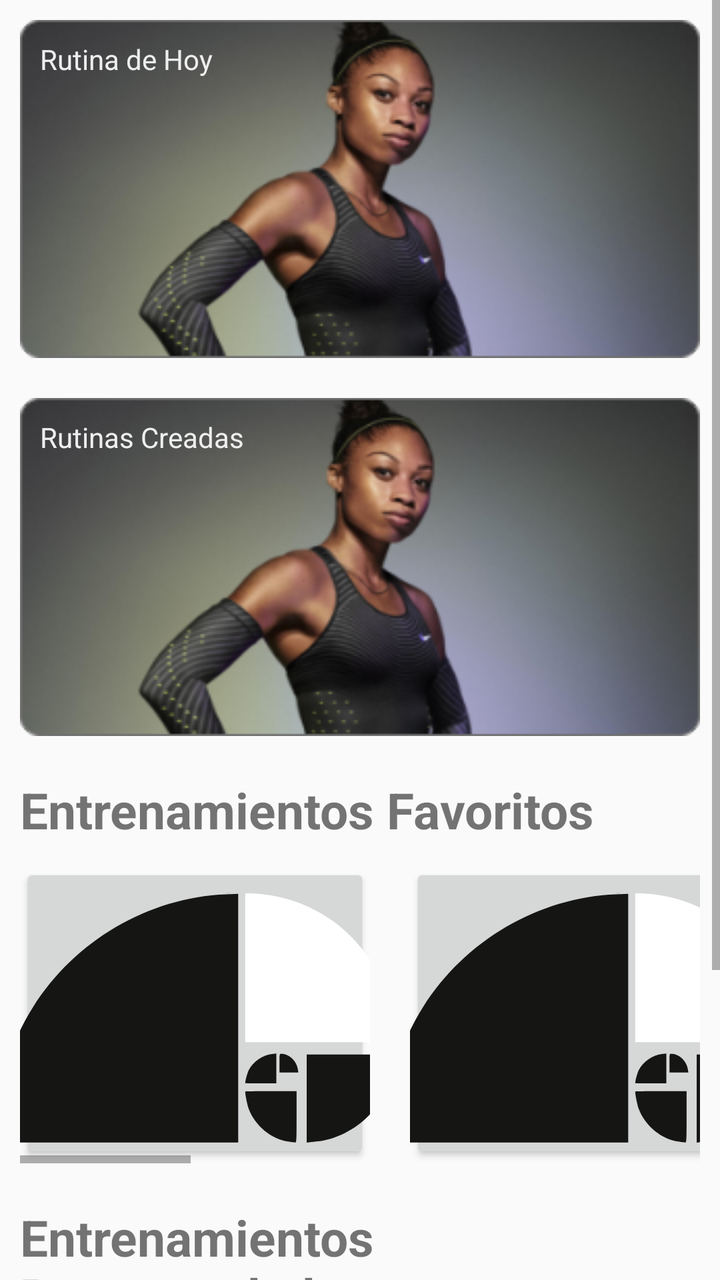
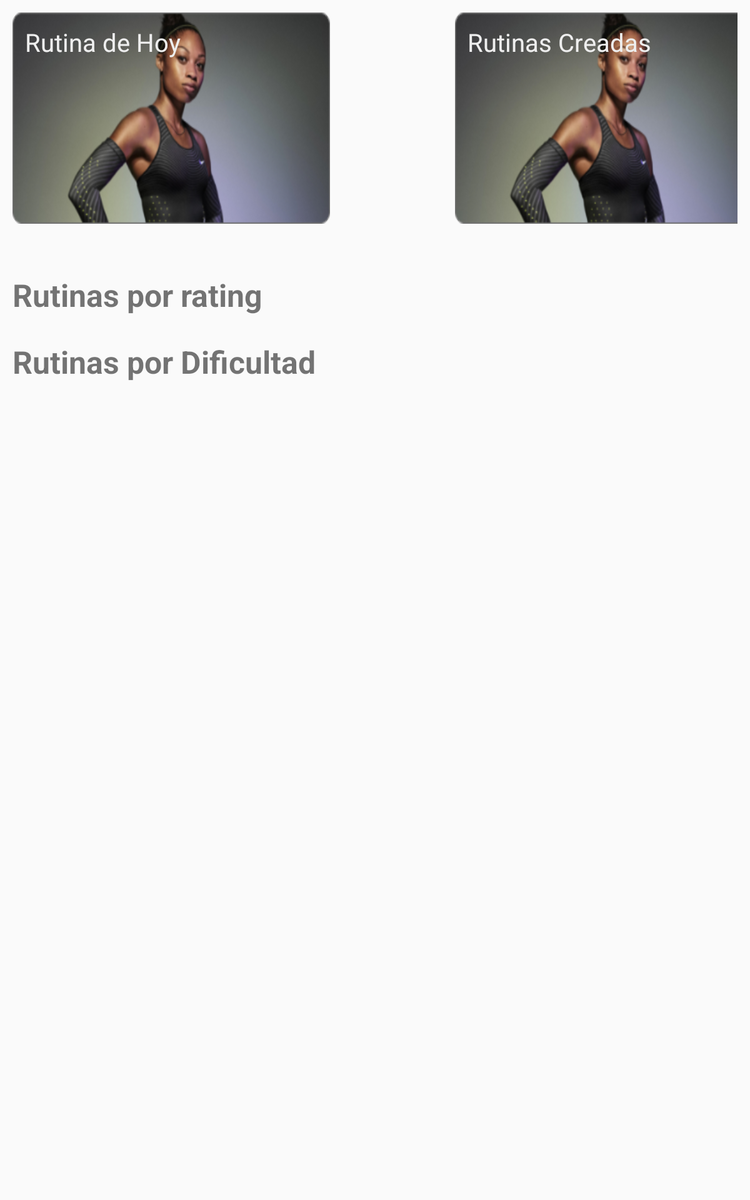

One screen, two layout resources from the same app: the default and the repository's alternative for another configuration. Each is rendered where Android would select it; the XML of both is given below.
<!-- AndroidManifest.xml: application theme Theme.HCIAPP -->
<!-- res/layout/fragment_home.xml -->
<?xml version="1.0" encoding="utf-8"?>
<androidx.constraintlayout.widget.ConstraintLayout xmlns:android="http://schemas.android.com/apk/res/android"
    xmlns:app="http://schemas.android.com/apk/res-auto"
    xmlns:tools="http://schemas.android.com/tools"
    android:layout_width="match_parent"
    android:layout_height="match_parent"
    tools:context=".ui.main.HomeFragment">


    <ScrollView
        android:layout_width="match_parent"
        android:layout_height="match_parent"
        android:fillViewport="false"
        app:layout_constraintBottom_toBottomOf="parent"
        app:layout_constraintTop_toTopOf="parent"
        tools:layout_editor_absoluteX="0dp">

        <LinearLayout
            android:layout_width="match_parent"
            android:layout_height="wrap_content"
            android:layout_margin="10dp"
            android:orientation="vertical">

            <androidx.constraintlayout.widget.ConstraintLayout
                android:id="@+id/relativeLayout"
                android:layout_width="match_parent"
                android:layout_height="wrap_content"
                android:clickable="true">

                <ImageView
                    android:id="@+id/imageView"
                    android:layout_width="match_parent"
                    android:layout_height="match_parent"
                    android:scaleType="fitXY"
                    android:src="@drawable/image1"
                    app:layout_constraintStart_toStartOf="parent"
                    app:layout_constraintTop_toTopOf="parent" />

                <TextView
                    android:id="@+id/textView7"
                    android:layout_width="wrap_content"
                    android:layout_height="wrap_content"
                    android:layout_marginLeft="10dp"
                    android:layout_marginTop="10dp"
                    android:includeFontPadding="true"

                    android:singleLine="true"
                    android:text="Rutina de Hoy"
                    android:textColor="@color/white"
                    app:layout_constraintStart_toStartOf="parent"
                    app:layout_constraintTop_toTopOf="parent" />
            </androidx.constraintlayout.widget.ConstraintLayout>

            <androidx.constraintlayout.widget.ConstraintLayout
                android:id="@+id/relativeLayout2"
                android:layout_width="match_parent"
                android:layout_height="wrap_content"
                android:layout_marginTop="20dp"
                android:clickable="true">

                <ImageView
                    android:id="@+id/imageView2"
                    android:layout_width="match_parent"
                    android:layout_height="match_parent"
                    android:scaleType="fitXY"
                    android:src="@drawable/image1"
                    app:layout_constraintStart_toStartOf="parent"
                    app:layout_constraintTop_toTopOf="parent" />

                <TextView
                    android:id="@+id/textView8"
                    android:layout_width="wrap_content"
                    android:layout_height="wrap_content"
                    android:layout_marginLeft="10dp"
                    android:layout_marginTop="10dp"
                    android:includeFontPadding="true"
                    android:singleLine="true"
                    android:text="Rutinas Creadas"
                    android:textColor="@color/white"
                    app:layout_constraintStart_toStartOf="parent"
                    app:layout_constraintTop_toTopOf="parent" />
            </androidx.constraintlayout.widget.ConstraintLayout>

            <TextView
                android:layout_width="wrap_content"
                android:layout_height="wrap_content"
                android:layout_marginTop="20dp"
                android:text="Entrenamientos Favoritos"
                android:textSize="25sp"
                android:textStyle="bold" />

            <HorizontalScrollView
                android:layout_width="match_parent"
                android:layout_height="wrap_content"
                android:fillViewport="true">

                <LinearLayout
                    android:layout_width="wrap_content"
                    android:layout_height="match_parent"
                    android:layout_marginTop="10dp"
                    android:orientation="horizontal">

                    <Button
                        android:id="@+id/button10"
                        android:layout_width="175dp"
                        android:layout_height="150dp"
                        android:layout_marginRight="10dp"
                        android:drawableBottom="@drawable/app_logo"
                        android:text="Drawable Center"
                        app:layout_constraintBottom_toBottomOf="parent"
                        app:layout_constraintEnd_toEndOf="parent"
                        app:layout_constraintHorizontal_bias="0.496"
                        app:layout_constraintStart_toStartOf="parent"
                        app:layout_constraintTop_toTopOf="parent"
                        app:layout_constraintVertical_bias="0.706" />

                    <Button
                        android:id="@+id/button11"
                        android:layout_width="175dp"
                        android:layout_height="150dp"
                        android:layout_marginHorizontal="10dp"
                        android:drawableBottom="@drawable/app_logo"
                        android:text="Drawable Center"
                        app:layout_constraintBottom_toBottomOf="parent"
                        app:layout_constraintEnd_toEndOf="parent"
                        app:layout_constraintHorizontal_bias="0.496"
                        app:layout_constraintStart_toStartOf="parent"
                        app:layout_constraintTop_toTopOf="parent"
                        app:layout_constraintVertical_bias="0.706" />

                    <Button
                        android:id="@+id/button12"
                        android:layout_width="175dp"
                        android:layout_height="150dp"
                        android:layout_marginHorizontal="10dp"
                        android:drawableBottom="@drawable/app_logo"
                        android:text="Drawable Center"
                        app:layout_constraintBottom_toBottomOf="parent"
                        app:layout_constraintEnd_toEndOf="parent"
                        app:layout_constraintHorizontal_bias="0.496"
                        app:layout_constraintStart_toStartOf="parent"
                        app:layout_constraintTop_toTopOf="parent"
                        app:layout_constraintVertical_bias="0.706" />

                    <Button
                        android:id="@+id/button13"
                        android:layout_width="175dp"
                        android:layout_height="150dp"
                        android:layout_marginHorizontal="10dp"
                        android:drawableBottom="@drawable/app_logo"
                        android:text="Drawable Center"
                        app:layout_constraintBottom_toBottomOf="parent"
                        app:layout_constraintEnd_toEndOf="parent"
                        app:layout_constraintHorizontal_bias="0.496"
                        app:layout_constraintStart_toStartOf="parent"
                        app:layout_constraintTop_toTopOf="parent"
                        app:layout_constraintVertical_bias="0.706" />

                    <Button
                        android:id="@+id/button14"
                        android:layout_width="175dp"
                        android:layout_height="150dp"
                        android:layout_marginHorizontal="10dp"
                        android:drawableBottom="@drawable/app_logo"
                        android:text="Drawable Center"
                        app:layout_constraintBottom_toBottomOf="parent"
                        app:layout_constraintEnd_toEndOf="parent"
                        app:layout_constraintHorizontal_bias="0.496"
                        app:layout_constraintStart_toStartOf="parent"
                        app:layout_constraintTop_toTopOf="parent"
                        app:layout_constraintVertical_bias="0.706" />

                    <Button
                        android:id="@+id/button15"
                        android:layout_width="175dp"
                        android:layout_height="150dp"
                        android:layout_marginHorizontal="10dp"
                        android:drawableBottom="@drawable/app_logo"
                        android:text="Drawable Center"
                        app:layout_constraintBottom_toBottomOf="parent"
                        app:layout_constraintEnd_toEndOf="parent"
                        app:layout_constraintHorizontal_bias="0.496"
                        app:layout_constraintStart_toStartOf="parent"
                        app:layout_constraintTop_toTopOf="parent"
                        app:layout_constraintVertical_bias="0.706" />

                    <Button
                        android:id="@+id/button16"
                        android:layout_width="175dp"
                        android:layout_height="150dp"
                        android:layout_marginHorizontal="10dp"
                        android:drawableBottom="@drawable/app_logo"
                        android:text="Drawable Center"
                        app:layout_constraintBottom_toBottomOf="parent"
                        app:layout_constraintEnd_toEndOf="parent"
                        app:layout_constraintHorizontal_bias="0.496"
                        app:layout_constraintStart_toStartOf="parent"
                        app:layout_constraintTop_toTopOf="parent"
                        app:layout_constraintVertical_bias="0.706" />
                </LinearLayout>
            </HorizontalScrollView>

            <TextView
                android:layout_width="wrap_content"
                android:layout_height="wrap_content"
                android:layout_marginTop="20dp"
                android:text="Entrenamientos Recomendados"
                android:textSize="25sp"
                android:textStyle="bold" />

            <HorizontalScrollView
                android:layout_width="match_parent"
                android:layout_height="wrap_content"
                android:fillViewport="true">

                <LinearLayout
                    android:layout_width="wrap_content"
                    android:layout_height="match_parent"
                    android:layout_marginTop="10dp"
                    android:layout_marginBottom="20dp"
                    android:orientation="horizontal">

                    <Button
                        android:id="@+id/button20"
                        android:layout_width="175dp"
                        android:layout_height="150dp"
                        android:layout_marginRight="10dp"
                        android:drawableBottom="@drawable/app_logo"
                        android:text="Drawable Center"
                        app:layout_constraintBottom_toBottomOf="parent"
                        app:layout_constraintEnd_toEndOf="parent"
                        app:layout_constraintHorizontal_bias="0.496"
                        app:layout_constraintStart_toStartOf="parent"
                        app:layout_constraintTop_toTopOf="parent"
                        app:layout_constraintVertical_bias="0.706" />

                    <Button
                        android:id="@+id/button21"
                        android:layout_width="175dp"
                        android:layout_height="150dp"
                        android:layout_marginHorizontal="10dp"
                        android:drawableBottom="@drawable/app_logo"
                        android:text="Drawable Center"
                        app:layout_constraintBottom_toBottomOf="parent"
                        app:layout_constraintEnd_toEndOf="parent"
                        app:layout_constraintHorizontal_bias="0.496"
                        app:layout_constraintStart_toStartOf="parent"
                        app:layout_constraintTop_toTopOf="parent"
                        app:layout_constraintVertical_bias="0.706" />

                    <Button
                        android:id="@+id/button22"
                        android:layout_width="175dp"
                        android:layout_height="150dp"
                        android:layout_marginHorizontal="10dp"
                        android:drawableBottom="@drawable/app_logo"
                        android:text="Drawable Center"
                        app:layout_constraintBottom_toBottomOf="parent"
                        app:layout_constraintEnd_toEndOf="parent"
                        app:layout_constraintHorizontal_bias="0.496"
                        app:layout_constraintStart_toStartOf="parent"
                        app:layout_constraintTop_toTopOf="parent"
                        app:layout_constraintVertical_bias="0.706" />

                    <Button
                        android:id="@+id/button23"
                        android:layout_width="175dp"
                        android:layout_height="150dp"
                        android:layout_marginHorizontal="10dp"
                        android:drawableBottom="@drawable/app_logo"
                        android:text="Drawable Center"
                        app:layout_constraintBottom_toBottomOf="parent"
                        app:layout_constraintEnd_toEndOf="parent"
                        app:layout_constraintHorizontal_bias="0.496"
                        app:layout_constraintStart_toStartOf="parent"
                        app:layout_constraintTop_toTopOf="parent"
                        app:layout_constraintVertical_bias="0.706" />

                    <Button
                        android:id="@+id/button24"
                        android:layout_width="175dp"
                        android:layout_height="150dp"
                        android:layout_marginHorizontal="10dp"
                        android:drawableBottom="@drawable/app_logo"
                        android:text="Drawable Center"
                        app:layout_constraintBottom_toBottomOf="parent"
                        app:layout_constraintEnd_toEndOf="parent"
                        app:layout_constraintHorizontal_bias="0.496"
                        app:layout_constraintStart_toStartOf="parent"
                        app:layout_constraintTop_toTopOf="parent"
                        app:layout_constraintVertical_bias="0.706" />

                    <Button
                        android:id="@+id/button25"
                        android:layout_width="175dp"
                        android:layout_height="150dp"
                        android:layout_marginHorizontal="10dp"
                        android:drawableBottom="@drawable/app_logo"
                        android:text="Drawable Center"
                        app:layout_constraintBottom_toBottomOf="parent"
                        app:layout_constraintEnd_toEndOf="parent"
                        app:layout_constraintHorizontal_bias="0.496"
                        app:layout_constraintStart_toStartOf="parent"
                        app:layout_constraintTop_toTopOf="parent"
                        app:layout_constraintVertical_bias="0.706" />

                    <Button
                        android:id="@+id/button26"
                        android:layout_width="175dp"
                        android:layout_height="150dp"
                        android:layout_marginHorizontal="10dp"
                        android:drawableBottom="@drawable/app_logo"
                        android:text="Drawable Center"
                        app:layout_constraintBottom_toBottomOf="parent"
                        app:layout_constraintEnd_toEndOf="parent"
                        app:layout_constraintHorizontal_bias="0.496"
                        app:layout_constraintStart_toStartOf="parent"
                        app:layout_constraintTop_toTopOf="parent"
                        app:layout_constraintVertical_bias="0.706" />
                </LinearLayout>
            </HorizontalScrollView>
        </LinearLayout>
    </ScrollView>

</androidx.constraintlayout.widget.ConstraintLayout>
<!-- resources referenced by this layout -->
<resources>
  <color name="white">#EEEEEE</color>
  <!-- drawable app_logo (drawable-v24) -->
  <vector android:height="125dp" android:viewportHeight="3210"
      android:viewportWidth="5130" android:width="199.76636dp" xmlns:android="http://schemas.android.com/apk/res/android">
      <path android:fillColor="#151614"
          android:pathData="M13,3003c16,-546 178,-1074 472,-1543 538,-855 1484,-1407 2478,-1447l157,-6 0,1596 0,1597 -1556,0 -1557,0 6,-197z" android:strokeColor="#00000000"/>
      <path android:fillColor="#151614"
          android:pathData="M3775,3189c-229,-33 -437,-202 -520,-423 -18,-47 -45,-181 -45,-222 0,-2 149,-4 330,-4l330,0 0,330c0,308 -1,330 -17,329 -10,-1 -45,-5 -78,-10z" android:strokeColor="#00000000"/>
      <path android:fillColor="#151614"
          android:pathData="M4000,2636l0,-566 561,0 562,0 -7,81c-23,275 -133,516 -326,710 -176,177 -422,300 -648,324 -31,3 -76,8 -99,11l-43,5 0,-565z" android:strokeColor="#00000000"/>
      <path android:fillColor="#151614"
          android:pathData="M3210,2437c0,-32 28,-133 47,-170 53,-105 180,-192 297,-204l56,-6 0,192 0,191 -200,0c-110,0 -200,-1 -200,-3z" android:strokeColor="#00000000"/>
      <path android:fillColor="#151614"
          android:pathData="M3650,2180c0,-116 1,-120 21,-120 101,0 197,89 215,199l7,41 -122,0 -121,0 0,-120z" android:strokeColor="#00000000"/>
      <path android:fillColor="#ffffff"
          android:pathData="M3210,955l0,-955 60,0c34,0 104,5 158,11 721,78 1323,545 1576,1221 67,180 116,435 116,604l0,74 -955,0 -955,0 0,-955z" android:strokeColor="#00000000"/>
  </vector>
  <!-- drawable image1: png bitmap (drawable, 94478 bytes) -->
  <style name="Theme.HCIAPP" parent="Theme.AppCompat.Light.NoActionBar">
          
          <item name="colorPrimary">@color/colorPrimary</item>
          <item name="colorPrimaryVariant">@color/teal_700</item>
          <item name="colorOnPrimary">@color/white</item>
          
          <item name="colorSecondary">@color/teal_200</item>
          <item name="colorSecondaryVariant">@color/teal_700</item>
          <item name="colorOnSecondary">@color/white</item>
          
          <item name="android:statusBarColor" tools:targetApi="l">?attr/colorPrimaryVariant</item>
          
      </style>
  <color name="colorPrimary">#32E0C4</color>
  <color name="teal_700">#FF018786</color>
  <color name="teal_200">#FF03DAC5</color>
</resources>
<!-- res/layout-sw600dp/fragment_home.xml (the repository's variant of the layout above) -->
<!-- drawn on a 7-inch tablet held upright -->
<?xml version="1.0" encoding="utf-8"?>
<FrameLayout xmlns:android="http://schemas.android.com/apk/res/android"
    xmlns:app="http://schemas.android.com/apk/res-auto"
    xmlns:tools="http://schemas.android.com/tools"
    android:layout_width="match_parent"
    android:layout_height="match_parent"
    tools:context=".ui.main.HomeFragment">


    <ScrollView
        android:layout_width="match_parent"
        android:layout_height="match_parent"
        android:fillViewport="false"
        app:layout_constraintBottom_toBottomOf="parent"
        app:layout_constraintTop_toTopOf="parent"
        tools:layout_editor_absoluteX="0dp">

        <LinearLayout
            android:layout_width="match_parent"
            android:layout_height="wrap_content"
            android:layout_margin="10dp"
            android:orientation="vertical">

            <LinearLayout
                android:layout_width="match_parent"
                android:layout_height="wrap_content"
                android:orientation="horizontal"
                android:weightSum="100">

                <androidx.constraintlayout.widget.ConstraintLayout
                    android:id="@+id/relativeLayout"
                    android:layout_width="match_parent"
                    android:layout_height="wrap_content"
                    android:layout_gravity="start"
                    android:clickable="true"
                    android:layout_weight="48">

                    <ImageView
                        android:id="@+id/imageView"
                        android:layout_width="match_parent"
                        android:layout_height="wrap_content"
                        android:scaleType="fitXY"
                        android:src="@drawable/image1"
                        app:layout_constraintStart_toStartOf="parent"
                        app:layout_constraintTop_toTopOf="parent" />

                    <TextView
                        android:id="@+id/textView7"
                        android:layout_width="wrap_content"
                        android:layout_height="wrap_content"
                        android:layout_marginStart="10dp"
                        android:layout_marginTop="10dp"
                        android:includeFontPadding="true"

                        android:singleLine="true"
                        android:text="@string/rutina_de_hoy"
                        android:textColor="@color/white"
                        android:textSize="20sp"
                        app:layout_constraintStart_toStartOf="parent"
                        app:layout_constraintTop_toTopOf="parent" />
                </androidx.constraintlayout.widget.ConstraintLayout>
                <View
                    android:layout_weight="1"
                    android:layout_width="0dp"
                    android:layout_marginHorizontal="50dp"
                    android:layout_height="0dp"/>

                <androidx.constraintlayout.widget.ConstraintLayout
                    android:id="@+id/relativeLayout2"
                    android:layout_width="match_parent"
                    android:layout_weight="48"
                    android:layout_height="wrap_content"
                    android:layout_gravity="end"
                    android:layout_marginTop="20dp"
                    android:clickable="true">

                    <ImageView
                        android:id="@+id/imageView2"
                        android:layout_width="match_parent"
                        android:layout_height="wrap_content"
                        android:scaleType="fitXY"
                        android:src="@drawable/image1"
                        app:layout_constraintEnd_toEndOf="parent"
                        app:layout_constraintHorizontal_bias="1.0"
                        app:layout_constraintStart_toStartOf="parent"
                        app:layout_constraintTop_toTopOf="parent" />

                    <TextView
                        android:id="@+id/textView8"
                        android:layout_width="wrap_content"
                        android:layout_height="wrap_content"
                        android:layout_marginStart="10dp"
                        android:layout_marginTop="10dp"
                        android:includeFontPadding="true"
                        android:singleLine="true"
                        android:text="@string/rutinas_creadas"
                        android:textColor="@color/white"
                        android:textSize="20sp"
                        app:layout_constraintStart_toStartOf="@+id/imageView2"
                        app:layout_constraintTop_toTopOf="parent" />
                </androidx.constraintlayout.widget.ConstraintLayout>
            </LinearLayout>

            <TextView
                android:layout_width="wrap_content"
                android:layout_height="wrap_content"
                android:layout_marginTop="20dp"
                android:text="@string/rutinas_por_rating"
                android:textSize="25sp"
                android:textStyle="bold" />

            <androidx.recyclerview.widget.RecyclerView
                android:id="@+id/home_routine_recycler_view"
                android:layout_width="match_parent"
                android:layout_height="wrap_content"
                android:orientation="horizontal" />

            <FrameLayout
                android:layout_width="match_parent"
                android:layout_height="wrap_content">

                <TextView
                    android:layout_width="wrap_content"
                    android:layout_height="wrap_content"
                    android:layout_gravity="start"
                    android:layout_marginTop="20dp"
                    android:gravity="center"
                    android:text="@string/rutinas_por_dificultad"
                    android:textSize="25sp"
                    android:textStyle="bold" />

            </FrameLayout>

            <androidx.recyclerview.widget.RecyclerView
                android:id="@+id/home_routine_recommended_recycler_view"
                android:layout_width="match_parent"
                android:layout_height="wrap_content"
                android:orientation="horizontal" />

            <TextView
                android:layout_width="wrap_content"
                android:layout_height="wrap_content"
                android:layout_marginBottom="5dp" />
        </LinearLayout>
    </ScrollView>

</FrameLayout>
<!-- resources referenced by the variant -->
<!-- as a 7-inch tablet held upright resolves them -->
<resources>
  <color name="white">#EEEEEE</color>
  <!-- drawable image1: png bitmap (drawable, 94478 bytes) -->
  <string name="rutina_de_hoy">Rutina de Hoy</string>
  <string name="rutinas_creadas">Rutinas Creadas</string>
  <string name="rutinas_por_dificultad">Rutinas por Dificultad</string>
  <string name="rutinas_por_rating">Rutinas por rating</string>
  <style name="Theme.HCIAPP" parent="Theme.AppCompat.Light.NoActionBar">
          
          <item name="colorPrimary">@color/colorPrimary</item>
          <item name="colorPrimaryVariant">@color/teal_700</item>
          <item name="colorOnPrimary">@color/white</item>
          
          <item name="colorSecondary">@color/teal_200</item>
          <item name="colorSecondaryVariant">@color/teal_700</item>
          <item name="colorOnSecondary">@color/white</item>
          
          <item name="android:statusBarColor" tools:targetApi="l">?attr/colorPrimaryVariant</item>
          
      </style>
  <color name="colorPrimary">#32E0C4</color>
  <color name="teal_700">#FF018786</color>
  <color name="teal_200">#FF03DAC5</color>
</resources>
